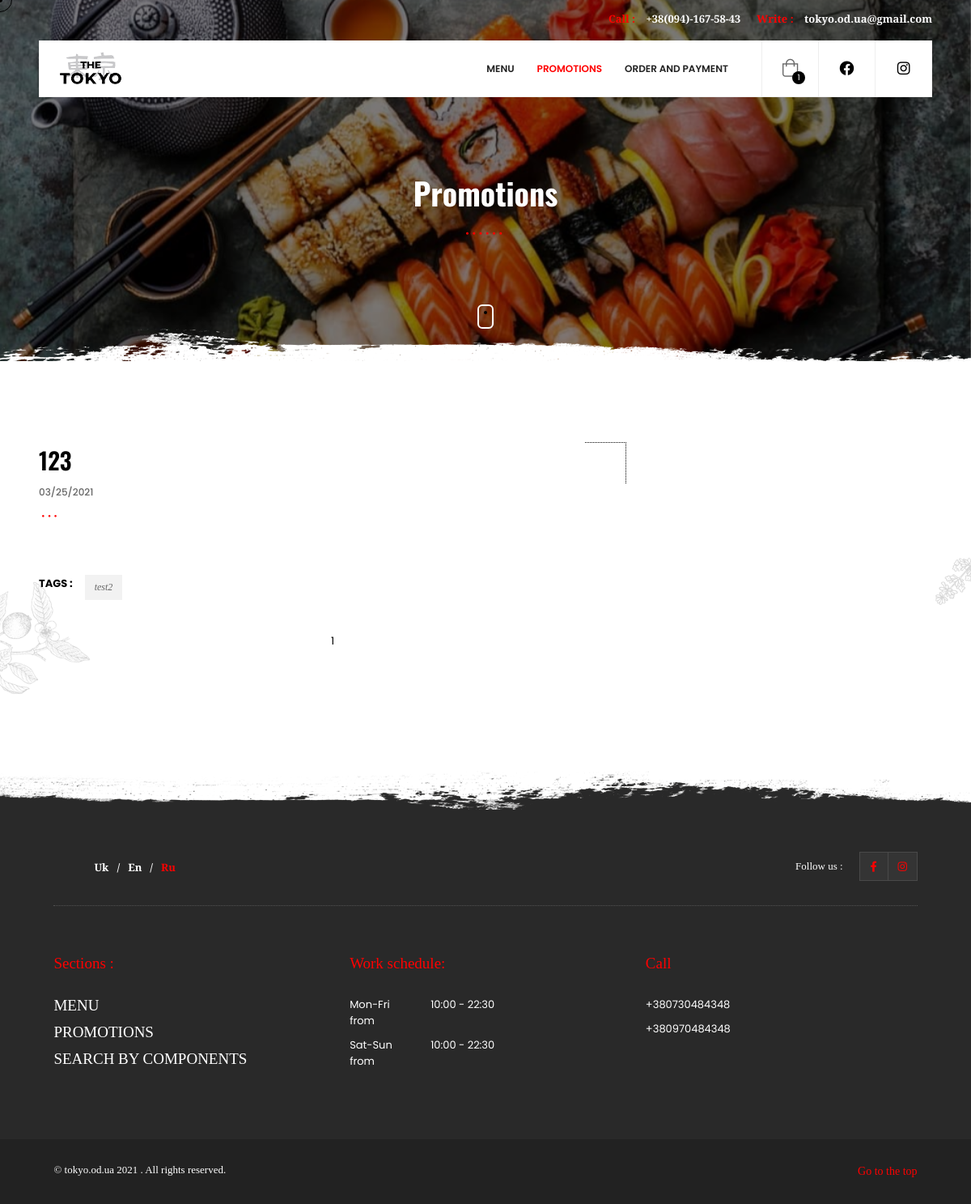
/proposition/single_proposition/test-action (signed in), run on the app's committed database.
### core/models.py (models this page shows, shortened)
class SessionOrder(models.Model):
    id = models.AutoField(primary_key=True)
    approved = models.BooleanField('Подтвержден',null=True, default=False)
    class Meta:
        verbose_name = 'Номер заказа в сессии'
        verbose_name_plural = 'Номера заказов в сессии'

class Order(models.Model):
    sessionOrder = models.ForeignKey(
        SessionOrder, null=True, blank=True, on_delete=models.CASCADE)
    ref_code = models.CharField('Пригласительный код', max_length=20, blank=True, null=True)
    items = models.ManyToManyField(OrderItem)
    name = models.CharField('Имя', max_length=50, blank=False, null=True)
    phone_number = models.CharField('Номер телефона', max_length=40, blank=False, null=True)
    person_amount = models.IntegerField('Количесто людей', blank=False, null=True)
    start_date = models.DateTimeField(auto_now_add=True)
    ordered = models.BooleanField('Заказан', default=False)
    address = models.ForeignKey(
        'Address', related_name='shipping_address', on_delete=models.SET_NULL, blank=True, null=True)
    coupon = models.ForeignKey(
        'Coupon', on_delete=models.SET_NULL, blank=True, null=True)
    comment = models.CharField('комментарий', max_length=255,null=True, blank=True)
    being_delivered = models.BooleanField('Был доставлен', default=False)
    need_learning_branch = models.BooleanField('Нужны учебные палочки', default=False)
    dont_recall = models.BooleanField('Не перезванивать', default=False)
    received = models.BooleanField('Товар получен', default=False)
    refund_requested = models.BooleanField('Возврат запроше', default=False)
    refund_granted = models.BooleanField('Возврат выполнен', default=False)
    '''
    1. Item added to cart
    2. Adding a billing address
    (Failed checkout)
    3. Payment
    (Preprocessing, processing, packaging etc.)
    4. Being delivered
    5. Received
    6. Refunds
    '''
    class Meta:
        verbose_name = 'Заказ'
        verbose_name_plural = 'Заказы'

### propositions/models.py (models this page shows, shortened)
class Proposition(models.Model):
    title = models.CharField(
        'Заголовок', max_length=80, null=False, blank=False)
    title_eng = models.CharField(
        'Заголовок eng', max_length=80, null=True, blank=True)
    title_ru = models.CharField(
        'Заголовок ru', max_length=80, null=True, blank=True)
    tag = models.ManyToManyField(Tag)
    date_added = models.DateField(auto_now=True)
    proposition_photo = models.ImageField(blank=True, null=True)
    description = HTMLField()
    description_eng = HTMLField(null=True, blank=True)
    description_ru = HTMLField(null=True, blank=True)
    slug = models.SlugField()
    def short_description(self):
        return mark_safe(self.description)[:20]
    def prop_preview_photo(self):
        return mark_safe('<img src="{}" width="100" /'.format(self.proposition_photo.url))
    prop_preview_photo.short_description = 'Превью'
    prop_preview_photo.allow_tags = True
    short_description.allow_tags = True
    class Meta:
        ordering = ['-date_added']
        verbose_name = 'Акция'
        verbose_name_plural = 'Акции'

class Tag(models.Model):
    tag_name = models.CharField(
        'Название тэга', max_length=30, null=False, blank=False)
    tag_eng_name = models.CharField(
        'Название тэга eng', max_length=30, null=True, blank=True)
    tag_ru_name = models.CharField(
        'Название тэга ru', max_length=30, null=True, blank=True)
    class Meta:
        verbose_name = 'Тэг'
        verbose_name_plural = 'Тэги'

### propositions/views.py (the view)
# urls.py: path('single_proposition/<slug>', PropositionsViewDetailView.as_view(), name='single_proposition'),
class PropositionsViewDetailView(DetailView):
    model = Proposition
    template_name = "blog-single.html"

### templates/blog-single.html (shortened to what this page needs)
{% extends "main.html" %} {% block main_body %} {% load static %}
{% include "loader.html" %} {% load l10n %}
<div id="main">
    {% include "header.html" %}
    <div id="wrapper">
        <div class="content">
            <section class="parallax-section hero-section hidden-section" data-scrollax-parent="true">
                <div class="bg par-elem" data-bg="{% static 'images/bg/1.jpg' %}" data-scrollax="properties: { translateY: '30%' }"></div>
                <div class="overlay"></div>
                <div class="container">
                    <div class="section-title">
                        <h2>{% if request.session.lang == "uk" %} Акції {% elif request.session.lang == "ru" %} Акции {% else %} Promotions {% endif %}</h2>
                        <div class="dots-separator fl-wrap"><span></span></div>
                    </div>
                </div>
                <div class="hero-section-scroll">
                    <div class="mousey">
                        <div class="scroller"></div>
                    </div>
                </div>
                <div class="brush-dec"></div>
            </section>
            <section class="hidden-section">
                <div class="container">
                    <div class="row">
                        <div class="col-md-8">
                            <div class="fl-wrap post-container">
                                {% if request.session.lang == "uk" %}
                                <div class="post fl-wrap fw-post">
                                    <h2><a href="{{ post.get_absolute_url }}">{{ object.title }}</a></h2>
                                    <ul class="blog-title-opt">
                                        <li><a href="#">{{ object.date_added|date:"SHORT_DATE_FORMAT" }}</a></li>
                                    </ul>
                                    <div class="blog-media fl-wrap">
                                        <div class="single-slider-wrap">
                                            <div class="single-slider fl-wrap">
                                                <div class="swiper-container">
                                                    <div class="swiper-wrapper lightgallery">
                                                        <div class="swiper-slide hov_zoom">
                                                            <img src="{{ object.proposition_photo.url }}" alt="" /><a href="{{ object.proposition_photo.url }}" class="box-media-zoom popup-image"><i class="fal fa-search"></i></a>
                                                        </div>
                                                    </div>
                                                </div>
                                            </div>
                                        </div>
                                    </div>
                                    <div class="blog-text fl-wrap">
                                        <div class="pr-tags fl-wrap">
                                            <span>Теги : </span>
                                            <ul>
                                                {% for category in object.tag.all %}
                                                <li><a href="#"> {{ category.tag_name }} </a></li>
                                                {% endfor %}
                                            </ul>
                                        </div>
                                        {{ object.description|safe }}
                                    </div>
                                </div>
                                {% else %}
                                <div class="post fl-wrap fw-post">
                                    <h2><a href="{{ post.get_absolute_url }}">{{ object.title_eng }}</a></h2>
                                    <ul class="blog-title-opt">
                                        <li><a href="#">{{ object.date_added|date:"SHORT_DATE_FORMAT" }}</a></li>
                                    </ul>
                                    <div class="blog-media fl-wrap">
                                        <div class="single-slider-wrap">
                                            <div class="single-slider fl-wrap">
                                                <div class="swiper-container">
                                                    <div class="swiper-wrapper lightgallery">
                                                        <div class="swiper-slide hov_zoom">
                                                        </div>
                                                    </div>
                                                </div>
                                            </div>
                                        </div>
                                    </div>
                                    <div class="blog-text fl-wrap">
                                        <div class="pr-tags fl-wrap">
                                            <span>Tags : </span>
                                            <ul>
                                                {% for category in object.tag.all %}
                                                <li><a href="#"> {{ category.tag_eng_name }} </a></li>
                                                {% endfor %}
                                            </ul>
                                        </div>
                                        {{ object.description_eng|safe }}
                                    </div>
                                </div>
                                {% endif %}
                            </div>
                        </div>
                    </div>
                </div>
                <div class="section-bg">
                    <div class="bg" data-bg="{% static 'images/bg/dec/section-bg.png' %}"></div>
                </div>
            </section>
            <div class="brush-dec2 brush-dec_bottom"></div>
        </div>
        <div class="height-emulator fl-wrap"></div>
        {% include "footer.html" %}
    </div>
    <div class="element">
    </div>
</div>
{% endblock main_body %}

### templates/header.html (shortened to what this page needs)
{% load cart_template_tags %} {% load static %}
<header class="main-header">
    <div class="header-top">
        <div class="container">
            <div class="header-top_contacts">
                <a href="tel:+380941675843"><span>{% if request.session.lang == "uk" %} Подзвонити{% elif request.session.lang == "ru" %}Позвонить {% else %} Call {% endif %}:</span> +38(094)-167-58-43</a><a href="mailto:tokyo.od.ua@gmail.com"><span>{% if request.session.lang == "uk" %} Написати{% elif request.session.lang == "ru" %}Написать {% else %} Write {% endif %} :</span> tokyo.od.ua@gmail.com</a>
            </div>
        </div>
    </div>
    <div class="header-inner fl-wrap">
        <div class="container">
            <div class="header-container fl-wrap">
                <a href="{% url  'core:menu' %}" class="logo-holder ajax"><img src='{% static "images/logo.png" %}' alt="" /></a>
                <div class="show-share-btn htact"><a href="https://instagram.com/tokyo.od.ua?igshid=o5y4xnlsjtwo" target="_blank"><i class="fab fa-instagram"></i></a></div>
                <div class="show-share-btn htact"><a href="https://www.facebook.com/tokyo.od.ua/" target="_blank"><i class="fab fa-facebook"></i></a></div>
                <div class="show-cart sc_btn htact"><i class="fal fa-shopping-bag"></i><span class="show-cart_count">{{ request|cart_item_count }}</span></div>
                <div class="nav-holder main-menu">
                    <nav>
                        <ul>
                            <li>
                                <a id="menu" href="{% url  'core:menu' %}">{% if request.session.lang == "uk" %} Меню {% elif request.session.lang == "ru" %} Меню {% else %} Menu {% endif %}
                                </a>
                            </li>
                            <li><a id="propositions" href="{% url  'proposition:all_prospositions' %}" class="act-link">{% if request.session.lang == "uk" %} Акції {% elif request.session.lang == "ru" %} Акции {% else %} Promotions {% endif %}</a></li>
                            <li><a id="delivery" href="{% url  'core:delivery' %}" class="act-link">{% if request.session.lang == "uk" %} Доставка та оплата {% elif request.session.lang == "ru" %} Доставка и оплата {% else %} Order and Payment {% endif %}</a></li>
                        </ul>
                    </nav>
                </div>
            </div>
        </div>
    </div>
</header>

### data on the page
SessionOrder: id "1"
Proposition: title_eng "123", date_added "03/25/2021", description_eng "1"
Tag: tag_eng_name "test2"
